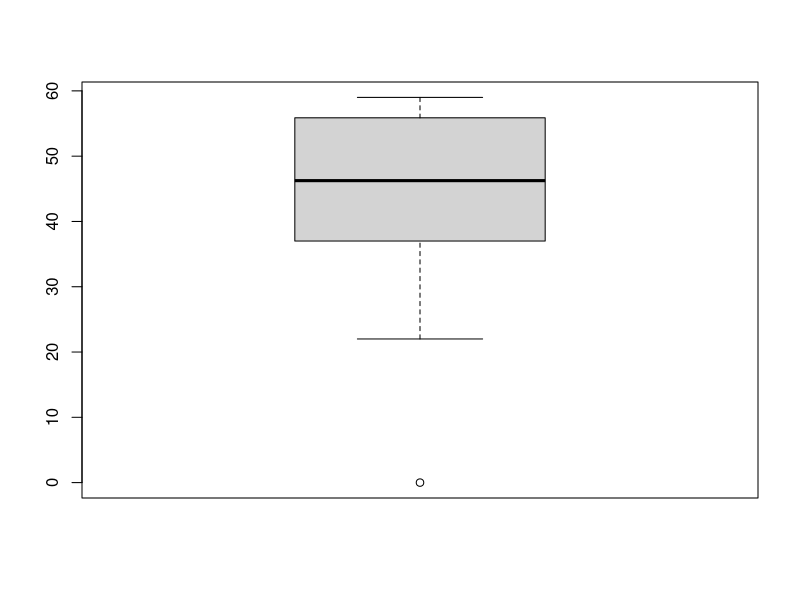
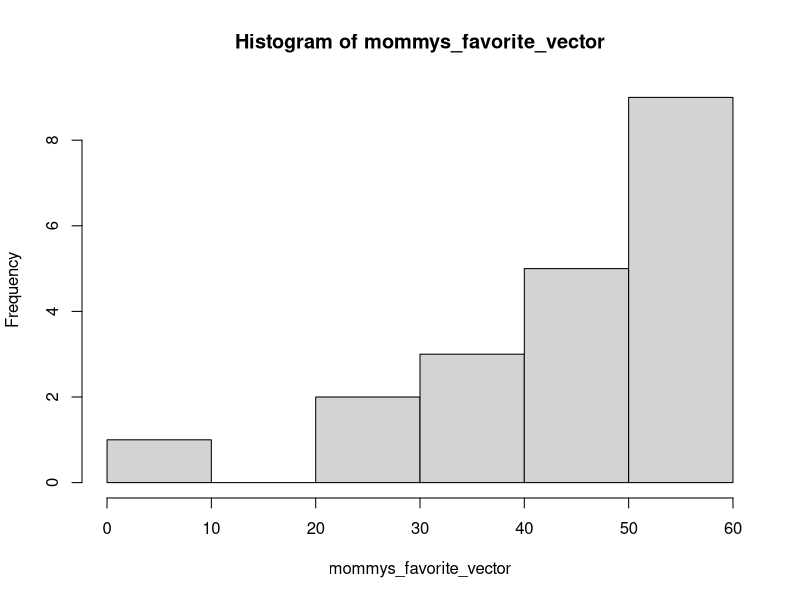
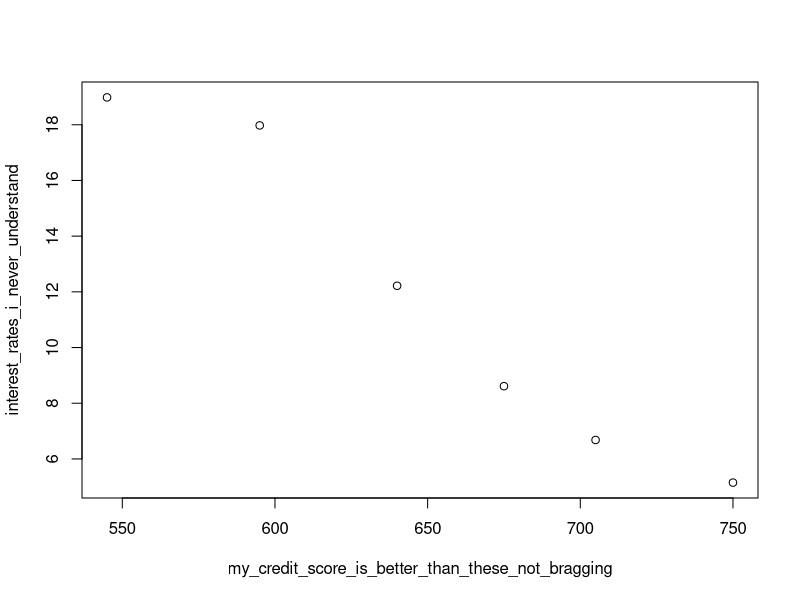

Here is the R script that generated these plots, in order:
## ---- chunk 1
desired_value <- (abs(log(120))^3) - pi
print(desired_value)
## ---- chunk 2
print(round(desired_value, digits = 3))
## ---- chunk 3
c <- vector()
for (variable in 8:100) {
  if (variable %% 2 == 0) {
    c <- append(c, variable)
  }
}

print(c)
## ---- chunk 4
another_c <- vector()
for (i in 0:99) {
  another_c <- append(another_c, i)
}

print(mean(another_c))
## ---- chunk 5
mommys_favorite_vector <- c(0, 22, 24, 34, 35, 39, 41, 43, 44, 45.5, 47, 51, 53, 54.5, 55, 56.75, 58, 58.3, 59, 59)
## ---- chunk 6
median(mommys_favorite_vector)
## ---- chunk 7
boxplot(mommys_favorite_vector)
## ---- chunk 8
summary(mommys_favorite_vector)
## ---- chunk 9
hist(mommys_favorite_vector)
## ---- chunk 10
my_credit_score_is_better_than_these_not_bragging <- c(545, 595, 640, 675, 705, 750)

interest_rates_i_never_understand <- c(18.982, 17.976, 12.218, 8.612, 6.680, 5.150)

plot(my_credit_score_is_better_than_these_not_bragging, interest_rates_i_never_understand)
